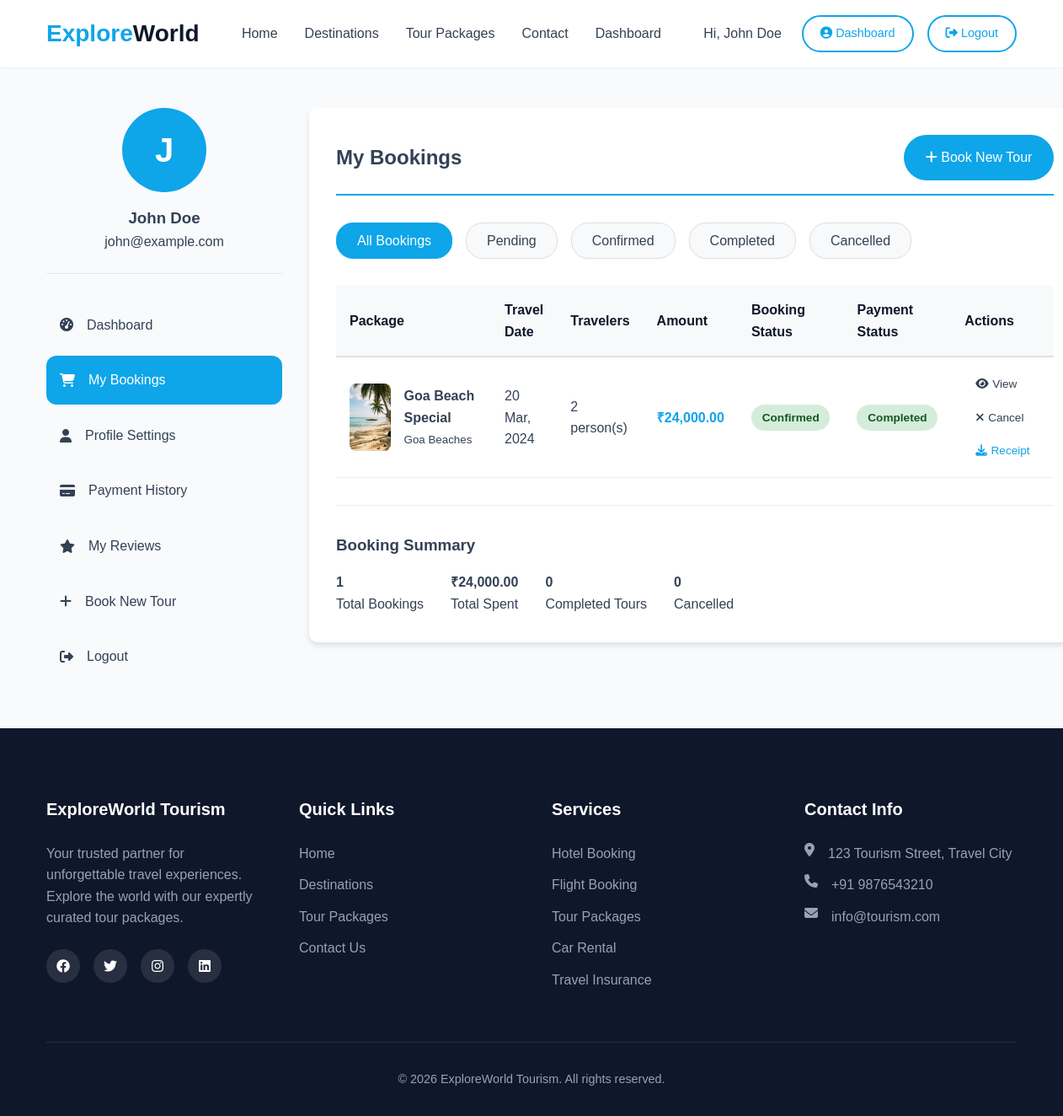
The page /bookings.php (signed in) on the database its author committed.
### tables this page shows
CREATE TABLE users (
    user_id INT PRIMARY KEY AUTO_INCREMENT,
    username VARCHAR(50) UNIQUE NOT NULL,
    email VARCHAR(100) UNIQUE NOT NULL,
    password VARCHAR(255) NOT NULL,
    full_name VARCHAR(100) NOT NULL,
    phone VARCHAR(20),
    address TEXT,
    profile_image VARCHAR(255),
    created_at TIMESTAMP DEFAULT CURRENT_TIMESTAMP,
    updated_at TIMESTAMP DEFAULT CURRENT_TIMESTAMP ON UPDATE CURRENT_TIMESTAMP,
    INDEX idx_email (email),
    INDEX idx_username (username)
);

CREATE TABLE bookings (
    booking_id INT PRIMARY KEY AUTO_INCREMENT,
    user_id INT,
    package_id INT,
    booking_date DATE NOT NULL,
    travel_date DATE NOT NULL,
    num_travelers INT NOT NULL,
    total_amount DECIMAL(10,2) NOT NULL,
    special_requests TEXT,
    booking_status ENUM('pending', 'confirmed', 'cancelled', 'completed') DEFAULT 'pending',
    created_at TIMESTAMP DEFAULT CURRENT_TIMESTAMP,
    FOREIGN KEY (user_id) REFERENCES users(user_id) ON DELETE CASCADE,
    FOREIGN KEY (package_id) REFERENCES tour_packages(package_id) ON DELETE CASCADE,
    INDEX idx_user (user_id),
    INDEX idx_package (package_id),
    INDEX idx_status (booking_status),
    INDEX idx_travel_date (travel_date),
    INDEX idx_created (created_at)
);

CREATE TABLE tour_packages (
    package_id INT PRIMARY KEY AUTO_INCREMENT,
    package_name VARCHAR(200) NOT NULL,
    destination_id INT,
    duration_days INT NOT NULL,
    duration_nights INT NOT NULL,
    price_per_person DECIMAL(10,2) NOT NULL,
    discount_price DECIMAL(10,2),
    max_capacity INT NOT NULL,
    current_bookings INT DEFAULT 0,
    featured_image VARCHAR(255),
    overview TEXT,
    highlights TEXT,
    status ENUM('active', 'inactive', 'sold_out') DEFAULT 'active',
    created_at TIMESTAMP DEFAULT CURRENT_TIMESTAMP,
    FOREIGN KEY (destination_id) REFERENCES destinations(destination_id) ON DELETE SET NULL,
    INDEX idx_destination (destination_id),
    INDEX idx_status (status),
    INDEX idx_price (price_per_person),
    INDEX idx_created (created_at)
);

CREATE TABLE destinations (
    destination_id INT PRIMARY KEY AUTO_INCREMENT,
    name VARCHAR(100) NOT NULL,
    country VARCHAR(100) NOT NULL,
    city VARCHAR(100) NOT NULL,
    description TEXT NOT NULL,
    best_time_to_visit VARCHAR(255),
    attractions TEXT,
    featured_image VARCHAR(255),
    gallery_images TEXT,
    status ENUM('active', 'inactive') DEFAULT 'active',
    created_at TIMESTAMP DEFAULT CURRENT_TIMESTAMP,
    INDEX idx_country (country),
    INDEX idx_status (status)
);

CREATE TABLE payments (
    payment_id INT PRIMARY KEY AUTO_INCREMENT,
    booking_id INT,
    payment_method VARCHAR(50),
    transaction_id VARCHAR(100) UNIQUE,
    amount DECIMAL(10,2) NOT NULL,
    payment_status ENUM('pending', 'completed', 'failed', 'refunded') DEFAULT 'pending',
    payment_date TIMESTAMP DEFAULT CURRENT_TIMESTAMP,
    receipt_url VARCHAR(255),
    FOREIGN KEY (booking_id) REFERENCES bookings(booking_id) ON DELETE CASCADE,
    INDEX idx_booking (booking_id),
    INDEX idx_status (payment_status),
    INDEX idx_transaction (transaction_id),
    INDEX idx_date (payment_date)
);

### db.php (called while the page is built, shortened)
<?php
class Database {
    private $conn;
    private function connect() {
        try {
            $this->conn = new mysqli(DB_HOST, DB_USER, DB_PASS, DB_NAME);
            $this->conn->set_charset("utf8mb4");
        } catch (Exception $e) {
            die("Database connection error: " . $e->getMessage());
        }
    }
    public function executeQuery($sql) {
        try {
            $result = $this->conn->query($sql);
            return $result;
        } catch (Exception $e) {
            error_log("Query Error: " . $e->getMessage());
            return false;
        }
    }
}
$db = new Database();
?>

### bookings.php (the view, shortened to what this page needs)
<?php
require_once '../includes/functions.php';
$user_id = $_SESSION['user_id'];
$sql = "SELECT b.*, p.package_name, p.featured_image,
               d.name as destination_name,
               py.payment_status, py.transaction_id
        FROM bookings b
        JOIN tour_packages p ON b.package_id = p.package_id
        JOIN destinations d ON p.destination_id = d.destination_id
        LEFT JOIN payments py ON b.booking_id = py.booking_id
        WHERE b.user_id = '$user_id'
        ORDER BY b.created_at DESC";
$result = $db->executeQuery($sql);
?>
<!DOCTYPE html>
<html lang="en">
<head>
    <link rel="stylesheet" href="../assets/css/style.css">
    <link rel="stylesheet" href="https://cdnjs.cloudflare.com/ajax/libs/font-awesome/6.4.0/css/all.min.css">
</head>
<body>
    <?php include '../includes/header.php'; ?>
    <section class="dashboard">
        <div class="container">
            <div class="dashboard-grid">
                <?php include 'includes/sidebar.php'; ?>
                <main class="dashboard-content">
                    <div class="bookings-container">
                        <div class="bookings-header">
                            <h1>My Bookings</h1>
                            <a href="../pages/packages.php" class="btn btn-primary">
                                <i class="fas fa-plus"></i> Book New Tour
                            </a>
                        </div>
                        <div class="bookings-filter">
                            <span class="filter-btn active" onclick="filterBookings('all')">All Bookings</span>
                            <span class="filter-btn" onclick="filterBookings('pending')">Pending</span>
                            <span class="filter-btn" onclick="filterBookings('confirmed')">Confirmed</span>
                            <span class="filter-btn" onclick="filterBookings('completed')">Completed</span>
                            <span class="filter-btn" onclick="filterBookings('cancelled')">Cancelled</span>
                        </div>
                        <?php if($result->num_rows > 0): ?>
                        <div class="table-responsive">
                            <table class="bookings-table" id="bookingsTable">
                                <thead>
                                    <tr>
                                        <th>Package</th>
                                        <th>Travel Date</th>
                                        <th>Travelers</th>
                                        <th>Amount</th>
                                        <th>Booking Status</th>
                                        <th>Payment Status</th>
                                        <th>Actions</th>
                                    </tr>
                                </thead>
                                <tbody>
                                    <?php while($booking = $result->fetch_assoc()): ?>
                                    <tr data-status="<?php echo $booking['booking_status']; ?>">
                                        <td>
                                            <div style="display: flex; align-items: center; gap: 1rem;">
                                                <div class="booking-image">
                                                    <img src="<?php echo UPLOAD_URL . $booking['featured_image']; ?>" alt="<?php echo $booking['package_name']; ?>">
                                                </div>
                                                <div>
                                                    <strong><?php echo $booking['package_name']; ?></strong><br>
                                                    <small><?php echo $booking['destination_name']; ?></small>
                                                </div>
                                            </div>
                                        </td>
                                        <td><?php echo date('d M, Y', strtotime($booking['travel_date'])); ?></td>
                                        <td><?php echo $booking['num_travelers']; ?> person(s)</td>
                                        <td class="amount-cell">₹<?php echo number_format($booking['total_amount'], 2); ?></td>
                                        <td>
                                            <span class="booking-status-badge status-<?php echo $booking['booking_status']; ?>">
                                                <?php echo ucfirst($booking['booking_status']); ?>
                                            </span>
                                        </td>
                                        <td>
                                            <?php if($booking['payment_status']): ?>
                                            <span class="payment-status-badge payment-<?php echo $booking['payment_status']; ?>">
                                                <?php echo ucfirst($booking['payment_status']); ?>
                                            </span>
                                            <?php else: ?>
                                            <span class="payment-status-badge payment-pending">Not Paid</span>
                                            <?php endif; ?>
                                        </td>
                                        <td>
                                            <div class="booking-actions">
                                                <a href="view-booking.php?id=<?php echo $booking['booking_id']; ?>" class="action-btn btn-info">
                                                    <i class="fas fa-eye"></i> View
                                                </a>
                                                <?php if($booking['booking_status'] == 'pending' || $booking['booking_status'] == 'confirmed'): ?>
                                                <a href="bookings.php?cancel=<?php echo $booking['booking_id']; ?>"
                                                   class="action-btn btn-danger"
                                                   onclick="return confirm('Are you sure you want to cancel this booking?')">
                                                    <i class="fas fa-times"></i> Cancel
                                                </a>
                                                <?php endif; ?>
                                                <?php if($booking['payment_status'] == 'completed'): ?>
                                                <a href="download-receipt.php?id=<?php echo $booking['booking_id']; ?>" class="action-btn btn-secondary">
                                                    <i class="fas fa-download"></i> Receipt
                                                </a>
                                                <?php endif; ?>
                                            </div>
                                        </td>
                                    </tr>
                                    <?php endwhile; ?>
                                </tbody>
                            </table>
                        </div>
                        <div class="booking-stats" style="margin-top: 2rem; padding-top: 2rem; border-top: 1px solid #eee;">
                            <h3>Booking Summary</h3>
                            <div style="display: flex; gap: 2rem; margin-top: 1rem; flex-wrap: wrap;">
                                <?php
                                $stats_sql = "SELECT
                                    COUNT(*) as total,
                                    SUM(CASE WHEN booking_status = 'pending' THEN 1 ELSE 0 END) as pending,
                                    SUM(CASE WHEN booking_status = 'confirmed' THEN 1 ELSE 0 END) as confirmed,
                                    SUM(CASE WHEN booking_status = 'completed' THEN 1 ELSE 0 END) as completed,
                                    SUM(CASE WHEN booking_status = 'cancelled' THEN 1 ELSE 0 END) as cancelled,
                                    SUM(total_amount) as total_amount
                                    FROM bookings WHERE user_id = '$user_id'";
                                $stats_result = $db->executeQuery($stats_sql);
                                $stats = $stats_result->fetch_assoc();
                                ?>
                                <div class="stat-box">
                                    <h4><?php echo $stats['total']; ?></h4>
                                    <p>Total Bookings</p>
                                </div>
                                <div class="stat-box">
                                    <h4>₹<?php echo number_format($stats['total_amount'], 2); ?></h4>
                                    <p>Total Spent</p>
                                </div>
                                <div class="stat-box">
                                    <h4><?php echo $stats['completed']; ?></h4>
                                    <p>Completed Tours</p>
                                </div>
                                <div class="stat-box">
                                    <h4><?php echo $stats['cancelled']; ?></h4>
                                    <p>Cancelled</p>
                                </div>
                            </div>
                        </div>
                        <?php endif; ?>
                    </div>
                </main>
            </div>
        </div>
    </section>
    <?php include '../includes/footer.php'; ?>
</body>
</html>

### sidebar.php
<?php
$current_page = basename($_SERVER['PHP_SELF']);
?>
<aside class="dashboard-sidebar">
    <div class="user-profile">
        <?php
        $user_sql = "SELECT * FROM users WHERE user_id = '$user_id'";
        $user_result = $db->executeQuery($user_sql);
        $user = $user_result->fetch_assoc();
        ?>
        <div class="profile-image">
            <?php if(!empty($user['profile_image'])): ?>
            <img src="<?php echo UPLOAD_URL . $user['profile_image']; ?>" alt="<?php echo $user['full_name']; ?>">
            <?php else: ?>
            <div class="profile-initials">
                <?php echo strtoupper(substr($user['full_name'], 0, 1)); ?>
            </div>
            <?php endif; ?>
        </div>
        <div class="profile-info">
            <h3><?php echo $user['full_name']; ?></h3>
            <p><?php echo $user['email']; ?></p>
        </div>
    </div>
    <nav class="dashboard-nav">
        <ul>
            <li><a href="dashboard.php" class="<?php echo $current_page == 'dashboard.php' ? 'active' : ''; ?>">
                <i class="fas fa-tachometer-alt"></i> Dashboard
            </a></li>
            <li><a href="bookings.php" class="<?php echo $current_page == 'bookings.php' ? 'active' : ''; ?>">
                <i class="fas fa-shopping-cart"></i> My Bookings
            </a></li>
            <li><a href="profile.php" class="<?php echo $current_page == 'profile.php' ? 'active' : ''; ?>">
                <i class="fas fa-user"></i> Profile Settings
            </a></li>
            <li><a href="payment-history.php" class="<?php echo $current_page == 'payment-history.php' ? 'active' : ''; ?>">
                <i class="fas fa-credit-card"></i> Payment History
            </a></li>
            <li><a href="reviews.php" class="<?php echo $current_page == 'reviews.php' ? 'active' : ''; ?>">
                <i class="fas fa-star"></i> My Reviews
            </a></li>
            <li><a href="../pages/packages.php">
                <i class="fas fa-plus"></i> Book New Tour
            </a></li>
            <li><a href="../pages/logout.php">
                <i class="fas fa-sign-out-alt"></i> Logout
            </a></li>
        </ul>
    </nav>
</aside>

### rows shown on the page
users: full_name "J", full_name "John Doe", email "john@example.com"
bookings: package.featured_image (picture), package.package_name "Goa Beach Special", destinations.name "Goa Beaches", travel_date "20 Mar, 2024", num_travelers "2", total_amount "24,000.00", booking_status "Confirmed", payments.payment_status "Completed"

### other values the page prints
$_SESSION['full_name'] "John Doe"
$stats['total'] "1"
$stats['total_amount'] "24,000.00"
$stats['completed'] "0"
$stats['cancelled'] "0"
SITE_NAME "ExploreWorld Tourism"
